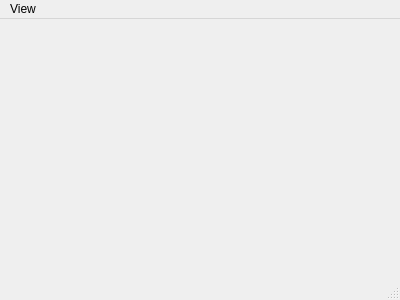
<?xml version="1.0" encoding="UTF-8"?>
<ui version="4.0">
 <class>MainWindow</class>
 <widget class="QMainWindow" name="MainWindow">
  <property name="geometry">
   <rect>
    <x>0</x>
    <y>0</y>
    <width>400</width>
    <height>300</height>
   </rect>
  </property>
  <property name="windowTitle">
   <string>MainWindow</string>
  </property>
  <widget class="QWidget" name="centralWidget">
   <property name="sizePolicy">
    <sizepolicy hsizetype="Expanding" vsizetype="Expanding">
     <horstretch>0</horstretch>
     <verstretch>0</verstretch>
    </sizepolicy>
   </property>
  </widget>
  <widget class="QMenuBar" name="menuBar">
   <property name="geometry">
    <rect>
     <x>0</x>
     <y>0</y>
     <width>400</width>
     <height>21</height>
    </rect>
   </property>
   <widget class="QMenu" name="menuView">
    <property name="title">
     <string>View</string>
    </property>
    <addaction name="actionRestore_Panels"/>
    <addaction name="separator"/>
    <addaction name="actionDetach"/>
    <addaction name="separator"/>
    <addaction name="actionRecorder"/>
    <addaction name="actionExternalRecorder"/>
   </widget>
   <addaction name="menuView"/>
  </widget>
  <widget class="QStatusBar" name="statusBar"/>
  <action name="actionRestore_Panels">
   <property name="text">
    <string>Restore Panels</string>
   </property>
  </action>
  <action name="actionDetach">
   <property name="text">
    <string>Detach Screen</string>
   </property>
   <property name="shortcut">
    <string>Ctrl+D</string>
   </property>
  </action>
  <action name="actionRecorder">
   <property name="text">
    <string>Show Recorder</string>
   </property>
   <property name="shortcut">
    <string>Ctrl+R</string>
   </property>
  </action>
<action name="actionExternalRecorder">
   <property name="text">
    <string>Show External Recorder</string>
   </property>
  </action>
 </widget>
 <layoutdefault spacing="6" margin="11"/>
 <resources/>
 <connections/>
</ui>
